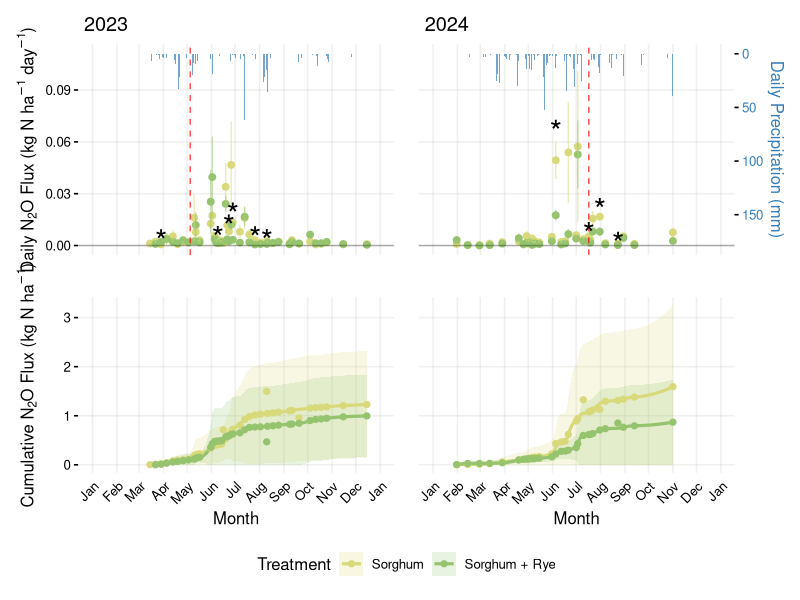
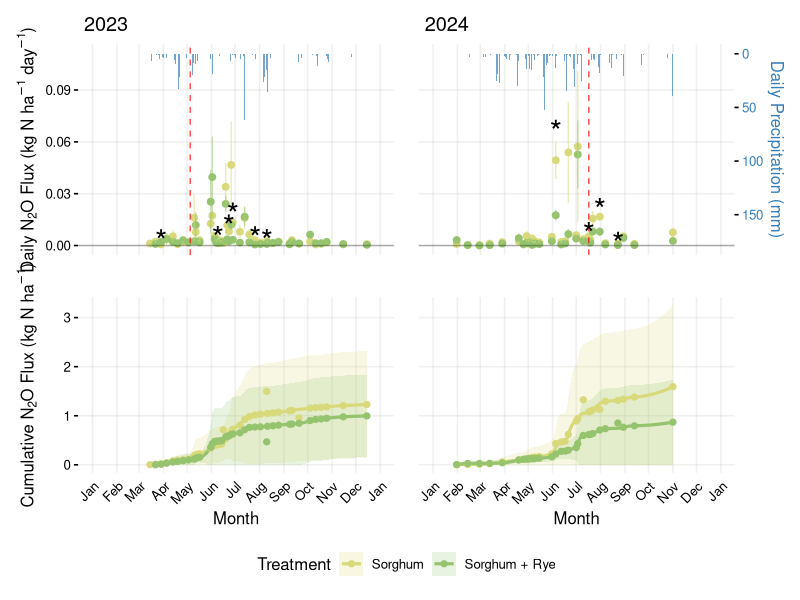

The R source for these figures, in order:
## ---- chunk 1
#| label: setup
#| message: false
#| warning: false

# Load required packages
library(tidyverse)
library(lubridate)
library(patchwork)
library(readxl)

# Re-establish dplyr preferences after loading packages
if (requireNamespace("conflicted", quietly = TRUE)) {
  library(conflicted)
  conflicts_prefer(dplyr::select)
  conflicts_prefer(dplyr::filter)
  conflicts_prefer(dplyr::summarise)
}

# Custom theme for consistency (from Final_Figures_Tables.qmd)
theme_publication <- function(base_size = 12) {
  theme_minimal(base_size = base_size) +
    theme(
      panel.background = element_rect(fill = "#ffffffff", color = NA),
      plot.background = element_rect(fill = "#ffffffff", color = NA),
      panel.grid.major = element_line(color = alpha("#B7B5B3", 0.2)),
      panel.grid.minor = element_blank(),
      text = element_text(color = "#000000ff"),
      axis.text = element_text(color = "#000000ff"),
      strip.background = element_rect(fill = alpha("#A5CAD2", 0.2)),
      axis.text.x = element_text(angle = 45, hjust = 1),
      panel.spacing = unit(2, "lines")
    )
}

# Treatment colors (from Final_Figures_Tables.qmd)
treatment_colors <- c(
  "Sorghum" = "#D8D97AFF",
  "Sorghum + Rye" = "#95C36EFF", 
  "Corn" = "#74C8C3FF",
  "Soy" = "#0A2E57FF"
)

scale_color_treatments <- function() scale_color_manual(values = treatment_colors)
scale_fill_treatments <- function() scale_fill_manual(values = treatment_colors)
## ---- chunk 2
#| label: data-import
#| message: false

# Import flux data 
flux_data <- read_csv("data/cleaned_flux_data.csv") %>%
  mutate(date = as.Date(date)) 

# Import historical rain data
rain <- read_xlsx("data/rain/historical_rain.xlsx")

rain <- rain %>%
  select(day, doy, precipmm) %>%
  mutate(
    date = as.Date(day),
    year = year(date)
  ) %>%
  group_by(year) %>%
  arrange(date) %>%
  mutate(cumulative_precip = cumsum(precipmm))

rain <- rain %>%
  mutate(doy_date = as.Date(doy - 1, origin = "2000-01-01"))
## ---- chunk 3
#| label: plot-level-cumulative

# Filter to target treatments and years
flux_filtered <- flux_data %>%
  filter(treatment %in% c("Sorghum", "Sorghum + Rye")) %>%
  filter(year %in% c(2023, 2024))

# Calculate daily flux per plot (averaging row and interrow within each plot-date)
daily_flux_plot <- flux_filtered %>%
  group_by(plot, treatment, year, date) %>%
  summarise(
    flux = mean(gnha_day_no_negative, na.rm = TRUE) / 1000,  # Convert g to kg
    .groups = "drop"
  ) %>%
  arrange(treatment, year, plot, date)

# Get date ranges per treatment-year for interpolation bounds
date_ranges <- daily_flux_plot %>%
  group_by(treatment, year) %>%
  summarise(
    min_date = min(date, na.rm = TRUE),
    max_date = max(date, na.rm = TRUE),
    .groups = "drop"
  )

# Implement plot-level cumulative flux with interpolation
cum_flux_plot_level <- daily_flux_plot %>%
  # Create all combinations of treatment-year-plot
  group_by(treatment, year, plot) %>%
  # Get the date range for this treatment-year
  left_join(date_ranges, by = c("treatment", "year")) %>%
  group_modify(~ {
    df <- .x
    if (nrow(df) < 2) return(tibble())
    
    # Create full date sequence within measurement range
    all_dates <- seq(first(df$min_date), first(df$max_date), by = "day")
    
    # Create tibble with all dates
    full_dates <- tibble(date = all_dates)
    
    # Join with observed data
    df_full <- full_dates %>%
      left_join(df %>% select(date, flux), by = "date")
    
    # Interpolate flux values
    valid_data <- df %>% filter(!is.na(flux))
    if (nrow(valid_data) >= 2) {
      df_full <- df_full %>%
        mutate(
          flux_interp = approx(
            x = valid_data$date,
            y = valid_data$flux,
            xout = date,
            rule = 1,
            ties = "ordered"
          )$y
        )
    } else {
      df_full <- df_full %>%
        mutate(flux_interp = NA_real_)
    }
    
    # Calculate cumulative flux
    df_full %>%
      filter(!is.na(flux_interp)) %>%
      mutate(cum_flux = cumsum(flux_interp))
  }) %>%
  ungroup()

# Summarize across plots to get mean and CI
cum_flux_summary <- cum_flux_plot_level %>%
  group_by(treatment, year, date) %>%
  summarise(
    cum_flux_mean = mean(cum_flux, na.rm = TRUE),
    cum_flux_sd = sd(cum_flux, na.rm = TRUE),
    n_plots = n(),
    cum_flux_se = cum_flux_sd / sqrt(n_plots),
    t_crit = qt(0.975, df = pmax(n_plots - 1, 1)),
    cum_flux_ci = t_crit * cum_flux_se,
    .groups = "drop"
  ) %>%
  # Handle cases where CI might be NA
  mutate(
    cum_flux_ci = replace_na(cum_flux_ci, 0)
  )

# Create a version with observed points marked
cum_flux_observed <- cum_flux_plot_level %>%
  filter(!is.na(flux)) %>%
  group_by(treatment, year, date) %>%
  summarise(
    cum_flux_mean = mean(cum_flux, na.rm = TRUE),
    .groups = "drop"
  )

cat("✓ Plot-level cumulative flux calculation complete\n")
cat("Summary data:", nrow(cum_flux_summary), "rows\n")
cat("Treatments:", paste(unique(cum_flux_summary$treatment), collapse = ", "), "\n")
cat("Years:", paste(unique(cum_flux_summary$year), collapse = ", "), "\n")
## ---- chunk 4
#| label: daily-flux-summary

# Build daily treatment means and SE for N2O flux (for daily plot)
daily_flux <- flux_filtered %>%
  mutate(Treatment = treatment) %>%
  group_by(Treatment, year, date) %>%
  summarise(
    mean_flux = mean(gnha_day_no_negative, na.rm = TRUE) / 1000,  # Convert g to kg
    se_flux = sd(gnha_day_no_negative, na.rm = TRUE) / sqrt(sum(!is.na(gnha_day_no_negative))) / 1000,
    .groups = "drop"
  )

# Get flux measurement date ranges for each year
flux_date_ranges <- daily_flux %>%
  group_by(year) %>%
  summarise(
    min_date = min(date, na.rm = TRUE),
    max_date = max(date, na.rm = TRUE),
    .groups = "drop"
  )

# Calculate daily significance tests between treatments
daily_significance <- flux_filtered %>%
  group_by(year, date) %>%
  summarise(
    p_value = {
      sorghum_flux <- gnha_day_no_negative[treatment == "Sorghum"]
      sorghum_rye_flux <- gnha_day_no_negative[treatment == "Sorghum + Rye"]
      sorghum_flux <- sorghum_flux[!is.na(sorghum_flux)]
      sorghum_rye_flux <- sorghum_rye_flux[!is.na(sorghum_rye_flux)]
      if (length(sorghum_flux) >= 2 && length(sorghum_rye_flux) >= 2) {
        tryCatch({
          t_result <- t.test(sorghum_flux, sorghum_rye_flux)
          t_result$p.value
        }, error = function(e) NA_real_)
      } else {
        NA_real_
      }
    },
    .groups = "drop"
  ) %>%
  mutate(
    significant = p_value < 0.05,
    star_label = ifelse(significant & !is.na(p_value), "*", "")
  )

# Get max flux values for star positioning
max_flux_by_date <- daily_flux %>%
  group_by(year, date) %>%
  summarise(max_flux = max(mean_flux + se_flux, na.rm = TRUE), .groups = "drop")

# Combine significance data with position data
star_data <- daily_significance %>%
  left_join(max_flux_by_date, by = c("year", "date")) %>%
  filter(star_label == "*") %>%
  mutate(star_y = max_flux * 1.1)

# Filter precipitation to match flux measurement periods only
daily_precip_trimmed <- rain %>%
  transmute(date, year, precipmm) %>%
  filter(year %in% c(2023, 2024)) %>%
  left_join(flux_date_ranges, by = "year") %>%
  filter(date >= min_date, date <= max_date) %>%
  select(date, year, precipmm)

# Fertilizer event dates
fert_events <- tibble(
  year = c(2023, 2024),
  fertilizer_date = as.Date(c("2023-05-05", "2024-07-17"))
)
## ---- chunk 5
#| label: fig-figure2-plotlevel
#| fig-cap: "Daily and cumulative N₂O flux with plot-level between-plot 95% CI"
#| fig-width: 13.3
#| fig-height: 7.5

# Calculate global maxima for consistent y-axes
global_max_flux <- max(daily_flux$mean_flux + daily_flux$se_flux, na.rm = TRUE)
global_max_precip <- max(daily_precip_trimmed$precipmm, na.rm = TRUE)
global_max_cum_flux <- max(cum_flux_summary$cum_flux_mean + cum_flux_summary$cum_flux_ci, na.rm = TRUE)

# Scale precipitation to fit on flux scale, positioned from top down
global_precip_scale_factor <- global_max_flux * 0.4 / global_max_precip
global_plot_top <- global_max_flux * 1.1

create_dual_axis_plot <- function(year_val, is_right_panel = FALSE) {
  # Filter data for the specific year
  flux_year <- daily_flux %>% filter(year == year_val)
  precip_year <- daily_precip_trimmed %>% filter(year == year_val)
  star_year <- star_data %>% filter(year == year_val)
  fert_year <- fert_events %>% filter(year == year_val)
  cum_flux_year <- cum_flux_summary %>% 
    filter(year == year_val) %>%
    rename(Treatment = treatment)
  cum_flux_points <- cum_flux_observed %>% 
    filter(year == year_val) %>%
    rename(Treatment = treatment)

  # Full-year limits (force Jan 1 → Dec 31)
  year_start <- as.Date(sprintf("%d-01-01", year_val))
  year_end <- as.Date(sprintf("%d-12-31", year_val))

  # Daily flux plot with precipitation
  daily_plot <- ggplot() +
    # Precipitation bars (from top down)
    geom_rect(data = precip_year,
              aes(xmin = date - 0.5, xmax = date + 0.5,
                  ymin = global_plot_top - precipmm * global_precip_scale_factor, ymax = global_plot_top),
              fill = "#377EB8", alpha = 0.7) +
    # Daily flux points
    geom_point(data = flux_year,
               aes(x = date, y = mean_flux, color = Treatment),
               size = 2) +
    geom_errorbar(data = flux_year,
                  aes(x = date, ymin = mean_flux - se_flux, ymax = mean_flux + se_flux, color = Treatment),
                  width = 0.2, alpha = 0.5) +
    # Fertilizer events
    geom_vline(data = fert_year,
               aes(xintercept = as.numeric(fertilizer_date)),
               linetype = "dashed", color = "red", alpha = 0.7) +
    # Significance stars
    geom_text(data = star_year,
              aes(x = date, y = star_y, label = star_label),
              color = "black", size = 8) +
    # Scales and styling
    scale_color_treatments() +
    guides(color = "none") +
    scale_x_date(date_breaks = "1 month", date_labels = "%b",
                 limits = c(year_start, year_end)) +
    scale_y_continuous(
      name = if (!is_right_panel) expression("Daily N"[2]*"O Flux (kg N ha"^-1*" day"^-1*")") else "",
      limits = c(0, global_plot_top),
      sec.axis = sec_axis(~ (global_plot_top - .) / global_precip_scale_factor,
                          name = if (is_right_panel) "Daily Precipitation (mm)" else "")
    ) +
    theme_publication() +
    theme(
      legend.position = "none",
      axis.text.x = element_blank(),
      axis.ticks.x = element_blank(),
      axis.text.y = if (is_right_panel) element_blank() else element_text(),
      axis.ticks.y = if (is_right_panel) element_blank() else element_line(),
      axis.title.y = if (is_right_panel) element_blank() else element_text(),
      axis.text.y.right = if (is_right_panel) element_text(color = "#377EB8") else element_blank(),
      axis.ticks.y.right = if (is_right_panel) element_line() else element_blank(),
      axis.title.y.right = if (is_right_panel) element_text(color = "#377EB8") else element_blank()
    ) +
    labs(title = paste("", year_val), x = "") +
    geom_hline(yintercept = 0, linetype = "solid", alpha = 0.3)

  # Cumulative flux plot with PLOT-LEVEL 95% CI
  cumulative_plot <- ggplot(cum_flux_year, aes(x = date, y = cum_flux_mean, color = Treatment)) +
    geom_ribbon(aes(ymin = pmax(cum_flux_mean - cum_flux_ci, 0), 
                    ymax = cum_flux_mean + cum_flux_ci, 
                    fill = Treatment),
                alpha = 0.2, linewidth = 0) +
    geom_line(linewidth = 1.1) +
    geom_point(data = cum_flux_points, 
               aes(x = date, y = cum_flux_mean, color = Treatment), 
               size = 1.8) +
    scale_color_treatments() +
    scale_fill_treatments() +
    scale_x_date(date_breaks = "1 month", date_labels = "%b",
                 limits = c(year_start, year_end)) +
    scale_y_continuous(
      name = if (!is_right_panel) expression("Cumulative N"[2]*"O Flux (kg N ha"^-1*")") else "",
      limits = c(0, global_max_cum_flux)
    ) +
    labs(x = "Month") +
    theme_publication() +
    theme(
      legend.position = "none",
      axis.text.y = if (is_right_panel) element_blank() else element_text(),
      axis.ticks.y = if (is_right_panel) element_blank() else element_line(),
      axis.title.y = if (is_right_panel) element_blank() else element_text()
    )

  # Combine daily and cumulative plots vertically
  (daily_plot / cumulative_plot) +
    patchwork::plot_layout(heights = c(1.2, 1))
}

# Create plots for both years
plot_2023 <- create_dual_axis_plot(2023, is_right_panel = FALSE)
plot_2024 <- create_dual_axis_plot(2024, is_right_panel = TRUE)

# Combine plots side by side
figure2 <- (plot_2023 | plot_2024) +
  plot_layout(guides = "collect") &
  theme(legend.position = "bottom", 
        legend.justification = "center",
        legend.box.just = "center")

figure2
## ---- chunk 6
#| label: save-figure

# Save the figure with specified dimensions
ggsave(
  filename = "figures/figure2_flux_precip_cumulative_2023_2024_plotlevelCI.png",
  plot = figure2,
  width = 174,
  height = 174,
  units = "mm",
  dpi = 600,
  bg = "white"
)

cat("✓ Figure saved to figures/figure2_flux_precip_cumulative_2023_2024_plotlevelCI.png\n")
cat("  Dimensions: 174 mm × 174 mm @ 600 dpi\n")
